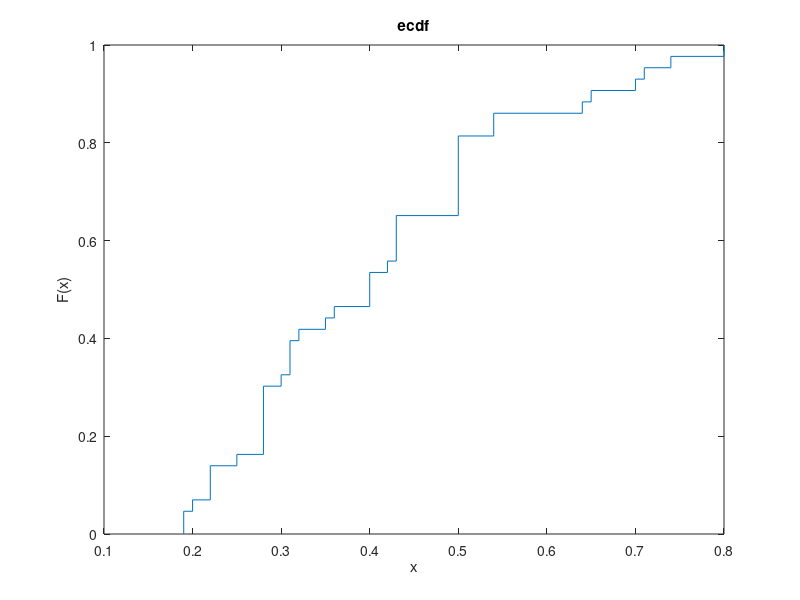

Recreate this plot in MATLAB. (Note: this script raises an error after producing the figure.)
% Test ksboot function with data from literature
%
% ksboot performs Kolmogorov-Smirnov test if a sample is generated by a continuous
% distribution function (model) which parameters are estimated from the sample

clear all
close all
clc

% Porter et al. (2007). Creating Fragility Functions for Performance-Based
% Earthquake Engineering
% Table 2.
% peak transient drift ratio
r = [0.43, 0.30, 0.28, 0.65, 0.22, 0.32, 0.43, 0.42,...
    0.28, 0.35, 0.31, 0.31, 0.28, 0.22, 0.22, 0.31,...
    0.40, 0.36, 0.28, 0.20, 0.50, 0.25, 0.50, 0.64,...
    0.54, 0.40, 0.80, 0.50, 0.50, 0.50, 0.50, 0.19,...
    0.19, 0.28, 0.28, 0.40, 0.74, 0.54, 0.43, 0.71,...
    0.43, 0.50, 0.70];

% plot
ecdf(r)
hold on
xx = 0.1:0.01:0.8;
plot(xx, lognormcdf(xx, mean(r), std(r)/mean(r)))
plot(xx, normcdf(xx, mean(r), std(r)))

parm_hat = fit_gumbel_mle(xx, 'par');
F = gevcdf(xx, 0, parm_hat(1), parm_hat(2));
plot(xx, F)

parm_hat = gevfit(r);
F = gevcdf(xx, parm_hat(1), parm_hat(2), parm_hat(3));
plot(xx, F)

hl = legend({'empirical', 'lognormal', 'normal', 'gumbel', 'gev'}, 'Location', 'southeast');
set(hl, 'interpreter', 'LaTeX')
xlabel('Peak transient drift ratio \%')
ylabel('Failure probability')
set(gca,'TickLabelInterpreter', 'LaTeX')

% test
n_boot = 1e3;
% LN2
disp('ln2')
[p, ksstat_sample] = ksboot(r, 'ln2', n_boot)

F = lognormcdf(r, mean(r), std(r)/mean(r));
% [h,p,ksstat,cv] = kstest(r, 'CDF', [r', F'])

% N
disp('normal')
[p, ksstat_sample] = ksboot(r, 'normal', n_boot)

% Gumbel
disp('Gumbel')
[p, ksstat_sample] = ksboot(r, 'gumbel', n_boot)


% gev
disp('gev')
[p, ksstat_sample] = ksboot(r, 'gev', n_boot)


